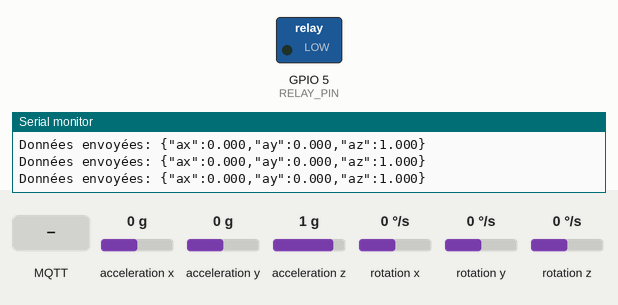
Simulated run of this sketch. Board: ESP32. Shown: switched loads named in the sketch (green lamp = pin HIGH), the last lines printed to the serial monitor. The inputs (shaded band) are chosen by the test bench; at power-on: acceleration x 0 g, acceleration y 0 g, acceleration z 1 g, rotation x 0 °/s, rotation y 0 °/s, rotation z 0 °/s. WiFi joins after 1.5 s; servers stay silent unless stated; no MQTT or app messages arrive unless stated.

Above: at 3.8 s.
3.9 s: MQTT message "ON" arrives on the first subscribed topic
At 4.9 s:
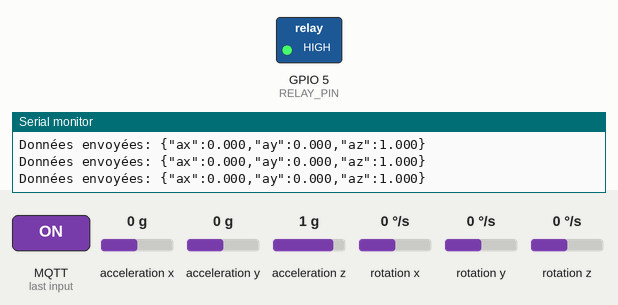
6.9 s: MQTT message "OFF" arrives on the first subscribed topic
At 7.2 s:
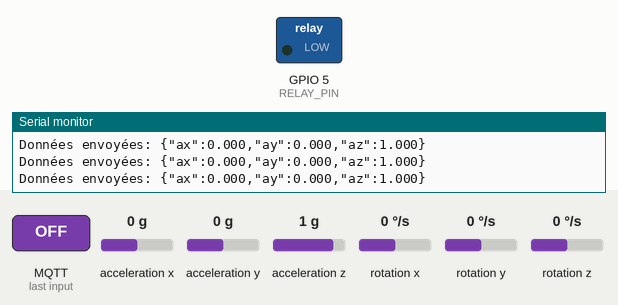
Timing chart, 0 to 9.9 s (numbered marks = the images above; inputs shaded):
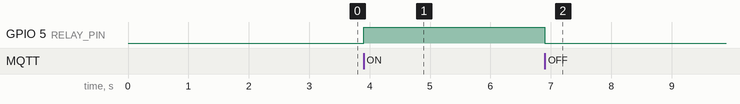

The sketch:

Gyro_IOT_final.ino
```cpp
#include <WiFi.h>
#include <PubSubClient.h>
#include <Wire.h>
#include <MPU6050_light.h>


// WIFI & MQTT CONFIG

const char* ssid = " ";
const char* password = " ";

const char* mqtt_server = " ";
WiFiClient espClient;
PubSubClient client(espClient);


// MPU6050

MPU6050 mpu(Wire);
unsigned long timer = 0;


// RELAY PIN

#define RELAY_PIN 5   // Représente le relais


// MQTT CALLBACK

void callback(char* topic, byte* message, unsigned int length) {

  String payload;
  for (int i = 0; i < length; i++) {
    payload += (char)message[i];
  }

  Serial.print("Commande reçue MQTT: ");
  Serial.println(payload);

  if (String(topic) == "esp32/relay/cmd") {

    if (payload == "ON") {
      digitalWrite(RELAY_PIN, HIGH);
      Serial.println("Relais ACTIVÉ !");
    }

    if (payload == "OFF") {
      digitalWrite(RELAY_PIN, LOW);
      Serial.println("Relais DÉSACTIVÉ !");
    }
  }
}


//  CONNECTION WIFI

void setup_wifi() {
  delay(100);
  Serial.println();
  Serial.print("Connexion à ");
  Serial.println(ssid);

  WiFi.begin(ssid, password);
  Serial.println(WiFi.status()); // j'ai eu un soucis de communication entre l'esp32 et l'ordi via mqtt


  while (WiFi.status() != WL_CONNECTED) {
    delay(500);
    Serial.print(".");
  }

  Serial.println("");
  Serial.println("WiFi connecté !");
  Serial.print("IP: ");
  Serial.println(WiFi.localIP());
}


// MQTT RECONNECTION

void reconnect() {
  while (!client.connected()) {
    Serial.print("Connexion MQTT...");

    if (client.connect("ESP32_MPU6050")) {
      Serial.println(" Connecté !");

      client.subscribe("esp32/relay/cmd");
      Serial.println("Souscription : esp32/relay/cmd");

    } else {
      Serial.print("Échec : ");
      Serial.println(client.state());
      Serial.println("Nouvel essai dans 5s...");
      delay(5000);
    }
  }
}


void setup() {
  Serial.begin(115200);

  pinMode(RELAY_PIN, OUTPUT);
  digitalWrite(RELAY_PIN, LOW);

  setup_wifi();
  client.setServer(mqtt_server, 1883);
  client.setCallback(callback);

  Wire.begin();
  mpu.begin();
  mpu.calcOffsets();   // Calibrer au démarrage

  Serial.println("MPU6050 prêt.");
}


// LOOP

void loop() {

  if (!client.connected()) {
    reconnect();
  }
  client.loop();

  mpu.update();

  if (millis() - timer > 100) { // Envoie toutes les 100 ms (10 Hz)
    timer = millis();

    // Lire les accélérations
    float ax = mpu.getAccX();
    float ay = mpu.getAccY();
    float az = mpu.getAccZ();

    // Création du JSON envoyé au dashboard
    String json = "{";
    json += "\"ax\":" + String(ax, 3) + ",";
    json += "\"ay\":" + String(ay, 3) + ",";
    json += "\"az\":" + String(az, 3);
    json += "}";

    client.publish("esp32/mpu6050", json.c_str());

    Serial.print("Données envoyées: ");
    Serial.println(json);
  }
}
```

Measured:
- after the input at 3.9 s, GPIO 5 (RELAY_PIN): LOW → HIGH at once
- after the input at 6.9 s, GPIO 5 (RELAY_PIN): HIGH → LOW at once
